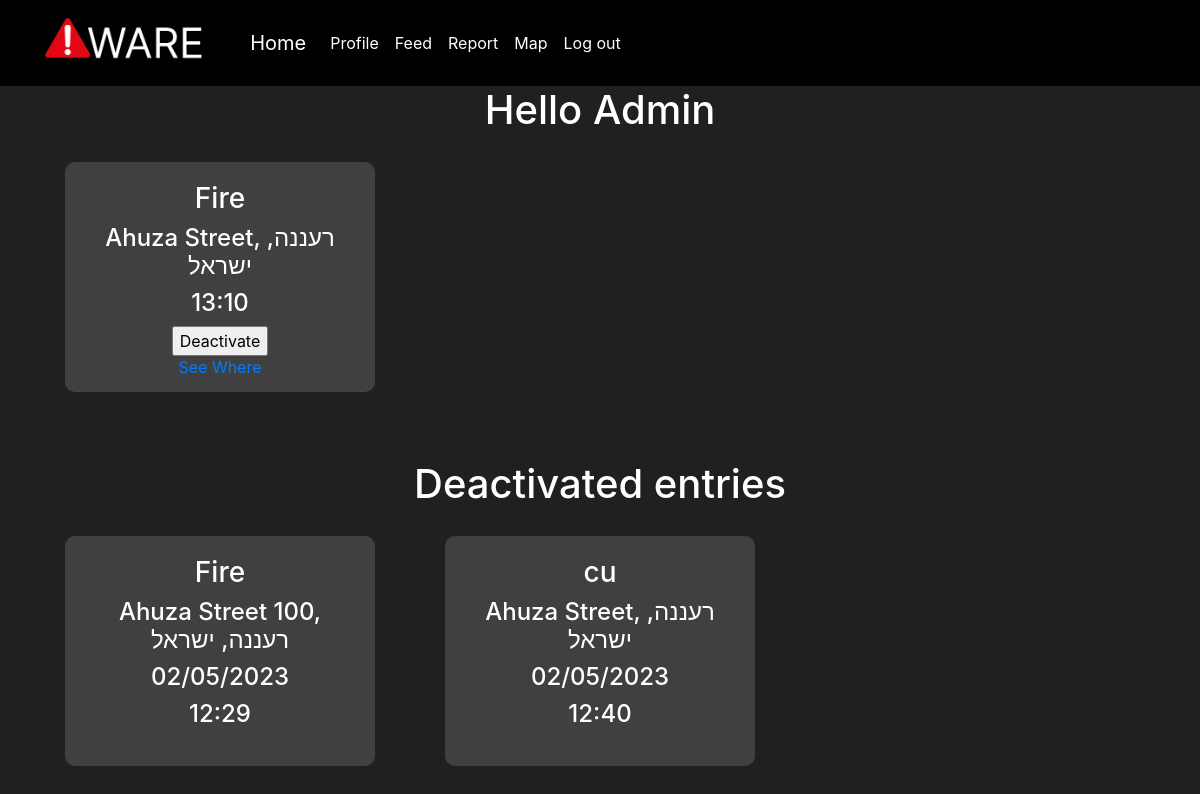
Screenshot of /user/ (signed in) with the database file from the repository.
### app.py (models this page shows, shortened)
class Markers(db.Model):
    _id = db.Column("id", db.Integer, primary_key=True)
    lat = db.Column(db.String(100))
    lng = db.Column(db.String(100))
    address = db.Column(db.String(100))
    title = db.Column(db.String(100))
    creator = db.Column(db.String(100))
    creation = db.Column(db.DateTime)
    active = db.Column(db.Integer())

### app.py (the view, shortened to what this page needs)
@app.route("/user/", methods=["POST", "GET"])
def user():
    email = None
    phone = None
    if "user" in session:
        user = session["user"]
        if user == "Admin":
            if request.method == "POST":
                id = request.form["ide"]
                found_user = Markers.query.filter_by(_id=id).first()
                found_user.active = 0
                db.session.commit()
                markers = Markers.query.filter_by(active = 1)
                for mark in markers:
                    mrkDate = mark.creation
                    now = datetime.now()
                    delta = now - mrkDate
                    if delta.days >= 1:
                        found_user = Markers.query.filter_by(creation=mrkDate).first()
                        found_user.active = 0
                        db.session.commit()
                markers = Markers.query.filter_by(active = 1).order_by(Markers.creation).all()
                old = Markers.query.filter_by(active=0).order_by(Markers.creation).all()
                return render_template("user.html", user=user, feedData=markers, oldData=old)
            else:
                markers = Markers.query.filter_by(active = 1)
                for mark in markers:
                    mrkDate = mark.creation
                    now = datetime.now()
                    delta = now - mrkDate
                    if delta.days >= 1:
                        found_user = Markers.query.filter_by(creation=mrkDate).first()
                        found_user.active = 0
                        db.session.commit()
                markers = Markers.query.filter_by(active = 1).order_by(Markers.creation).all()
                old = Markers.query.filter_by(active=0).order_by(Markers.creation).all()
                return render_template("user.html", user=user, feedData=markers, oldData=old)
    else:
        return redirect(url_for("login"))

### templates/user.html (shortened to what this page needs)
{% extends "base.html" %}
{% block content %}
{% if user != "Admin" %}
    <form action="#" method="post">
        <h1>Hello {{ user}}</h1>
        <input type="email" name="email" placeholder="Enter Email" value="{{email if email}}" class="formbg"/>
        <br/>
        <br/>
        <input type="number" name="phone" placeholder="Enter Your Phone" value="{{phone if phone}}" class="formbg"/>
        <br/>
        <br/>
        <input type="submit" value="submit"/>
    </form>
{% else %}
    <h1>Hello Admin</h1>
    {% if feedData %}
        <div class="container">
            <div class="row">
        {% for mrk in feedData %}
             <div class="col-lg-4 col-md-6 col-sm-12 markerbox">
                 <div class="markercontainer center" >
            <h3>{{mrk.title}}</h3>
            <h4>{{mrk.address}}</h4>
            <h4>{{mrk.creation.strftime("%H:%M")}}</h4>
            <a id="seewhere" class="nav-link bottom center" href="/map">See Where</a>
            <form action="#" method="post">
                <p><input type="submit" name="Delete" value="Deactivate" class="dlt"/></p>
            </form>
            </div>
            </div>
        {% endfor %}
            </div>
        </div>
    {% else %}
        <h3 class="center">Nothing to worry about</h3>
    {% endif %}
{% endif %}
{% if oldData %}
        <br/>
        <br/>
        <h1>Deactivated entries</h1>
        <div class="container">
            <div class="row">
        {% for mrk in oldData %}
             <div class="col-lg-4 col-md-6 col-sm-12 markerbox">
                 <div class="markercontainer center" >
            <h3>{{mrk.title}}</h3>
            <h4>{{mrk.address}}</h4>
            <h4>{{mrk.creation.strftime("%d/%m/%Y")}}</h4>
            <h4>{{mrk.creation.strftime("%H:%M")}}</h4>
            </div>
            </div>
        {% endfor %}
            </div>
        </div>
    {% endif %}
{% endblock %}

### templates/base.html (shortened to what this page needs)
<html>
<head>
    <link rel="stylesheet" href="https://cdn.jsdelivr.net/npm/bootstrap@4.3.1/dist/css/bootstrap.min.css">
    <link rel="stylesheet" type="text/css" href="{{ url_for('static', filename='style.css') }}">
    </head>
    <body>
    <nav class="navbar navbar-expand-lg" style="background-color: #000000;">
  <div class="container-fluid">
    <a class="logopic" href="#">
      <img src="      {{ url_for('static', filename='Aware.png') }}" alt="logo" height="50" id="logo">
    </a>
      <a class="navbar-brand" style="color: #FFFFFF" href="/">Home</a>
    <div class="collapse navbar-collapse" id="navbarNav">
      <ul class="navbar-nav">
        <li class="nav-item">
          <a class="nav-link active" style="color: #FFFFFF" aria-current="page" href="/user">Profile</a>
        </li>
        <li class="nav-item">
          <a class="nav-link" style="color: #FFFFFF" href="/feed">Feed</a>
        </li>
          <li class="nav-item">
          <a class="nav-link" style="color: #FFFFFF" href="/report">Report</a>
        </li>
          <li class="nav-item">
          <a class="nav-link" style="color: #FFFFFF" href="/map">Map</a>
        </li>
          <li class="nav-item">
          <a class="nav-link" style="color: #FFFFFF" href="/logout">Log out</a>
        </li>
      </ul>
    </div>
  </div>
</nav>
    <div class="container-fluid">
        {% block content %}
        {% endblock %}
    </div>
    </body>
</html>

### static/style.css (style rules this page uses)
body { color:white; background:#202020 }
#logo { margin: 10px; }
.bottom { position: absolute; bottom:5; }
.markercontainer { border-radius:10px; background:#404040 ; margin: 20px; padding: 20px; height: 230px; position: relative; }
#seewhere { left:0; width:100%; }
.center { text-align: center; }
* { text-align: center; }

### rows the page displays
Markers: title "Fire", address "Ahuza Street, רעננה, ישראל", creation "13:10"
Markers: title "Fire", address "Ahuza Street 100, רעננה, ישראל", creation "02/05/2023", creation "12:29"
Markers: title "cu", address "Ahuza Street, רעננה, ישראל", creation "02/05/2023", creation "12:40"
